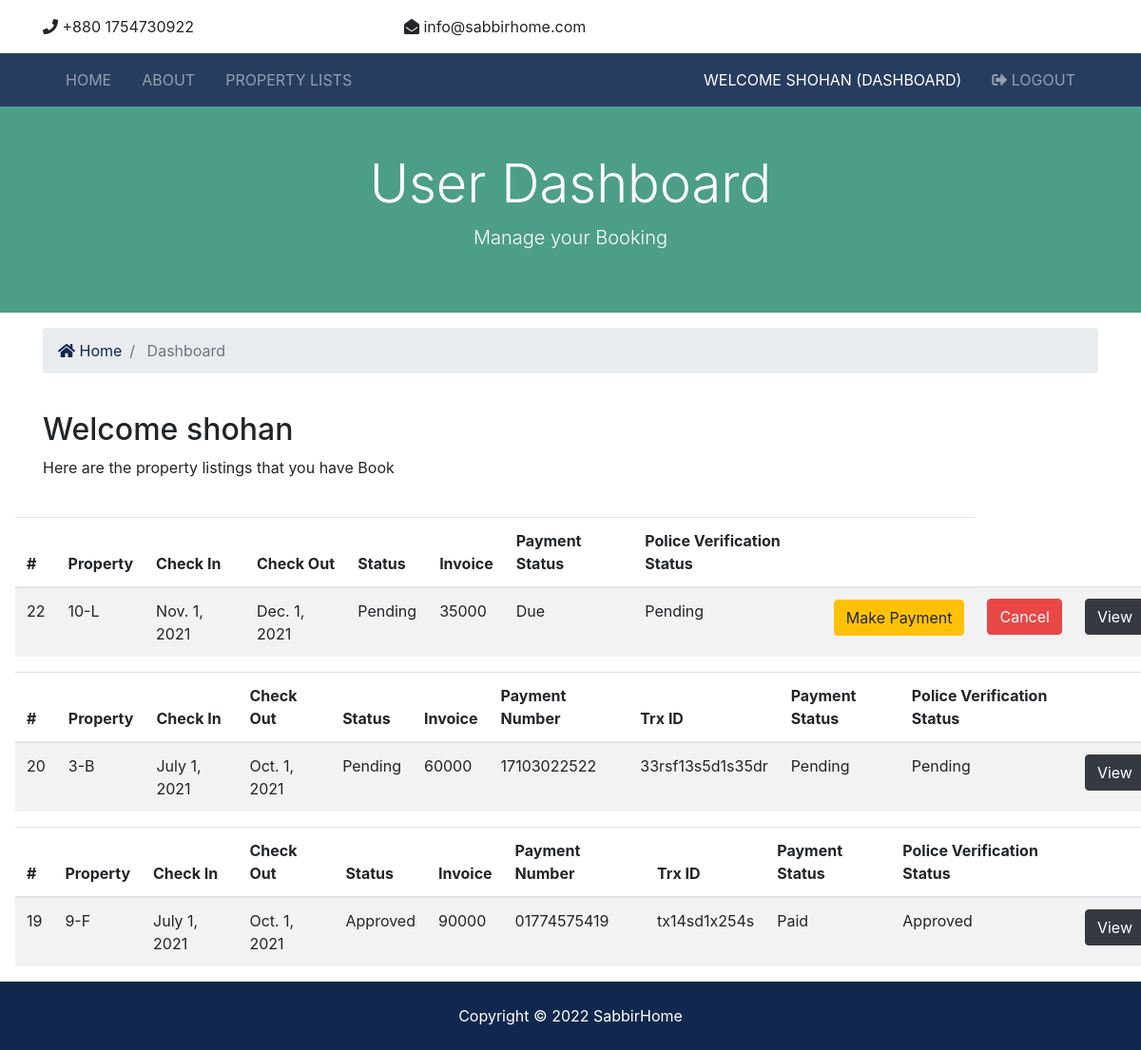
Page /dashboard/user/ (signed in) on the committed database.
### accounts/models.py (models this page shows, shortened)
class CustomUser(AbstractUser):
    date_of_birth = models.DateField(verbose_name=_("Date of birth"), blank=True, null=True)
    address1 = models.CharField(verbose_name=_("Address line 1"), max_length=1024, blank=True, null=True)
    zip_code = models.CharField(verbose_name=_("Postal Code"), max_length=12, blank=True, null=True)
    city = models.CharField(verbose_name=_("City"), max_length=1024, blank=True, null=True)
    country = CountryField(blank=True, null=True)
    phone_regex = RegexValidator(regex=r"^\+(?:[0-9]●?){6,14}[0-9]$", message=_("Enter a valid international mobile phone number starting with +(country code)"))
    mobile_phone = models.CharField(validators=[phone_regex], verbose_name=_("Mobile phone"), max_length=17, blank=True, null=True)
    photo = models.ImageField(verbose_name=_("Photo"), upload_to='photos/', default='photos/default-user-avatar.png')
    class Meta:
        ordering = ['last_name']

### reservations/models.py (models this page shows, shortened)
class Reservation(models.Model):
    Reservation_STATUS = (
    ("1", "Pending"),
    ("2", "Approved"),
    ("3", "Canceled"),
    )
    Payment_STATUS = (
    ("1", "Pending"),
    ("2", "Paid"),
    ("3", "Due"),
    ("4", "Canceled"),
    )
    Police_verification_STATUS = (
    ("1", "Pending"),
    ("2", "Approved"),
    ("3", "Canceled"),
    )
    id = models.AutoField(primary_key=True)
    status=models.CharField(choices=Reservation_STATUS, max_length=15, default="Pending")
    check_in = MonthField("Month Value", help_text="some help...")
    check_out = MonthField("Month Value", help_text="some help...")
    flat = models.ForeignKey(Flat, on_delete = models.CASCADE)
    guest = models.ForeignKey(CustomUser, on_delete= models.CASCADE)
    amount = models.IntegerField(null=True)
    payment_number=models.CharField(max_length=20, null=True)
    trxid=models.CharField(max_length=250, null=True)
    paymentStatus=models.CharField(choices=Payment_STATUS, max_length=15, default="Pending")
    nid = models.IntegerField(null=True)
    nationality = models.CharField(max_length=250, null=True)
    marital_status = models.CharField(max_length=250, null=True)
    father_name = models.CharField(max_length=250, null=True)
    mother_name = models.CharField(max_length=250, null=True)
    policeStatus=models.CharField(choices=Police_verification_STATUS, max_length=15, default="Pending")

### flats/models.py (models this page shows, shortened)
class Flat(models.Model):
    FLAT_STATUS = (
    ("1", "available"),
    ("2", "not available"),
    )
    FLAT_TYPE = (
    ("1", "Premium"),
    ("2", "Deluxe"),
    ("3","Basic"),
    )
    id = models.AutoField(primary_key=True)
    house= models.ForeignKey(House, on_delete = models.CASCADE)
    flat_type = models.CharField(max_length=50,choices = FLAT_TYPE)
    price = models.IntegerField()
    status = models.CharField(choices =FLAT_STATUS,max_length = 15)
    flatnumber = models.CharField(max_length=20)
    description = models.TextField(blank=True)
    bedrooms = models.IntegerField()
    bathrooms = models.DecimalField(max_digits=2, decimal_places=1)
    garage = models.IntegerField(default=0)
    sqft = models.IntegerField()
    rent_status = models.BooleanField(default=True)
    photo_main = models.ImageField(upload_to='photos/%Y/%m/%d/')
    photo_1 = models.ImageField(upload_to='photos/%Y/%m/%d/', blank=True)
    photo_2 = models.ImageField(upload_to='photos/%Y/%m/%d/', blank=True)
    photo_3 = models.ImageField(upload_to='photos/%Y/%m/%d/', blank=True)
    photo_4 = models.ImageField(upload_to='photos/%Y/%m/%d/', blank=True)
    photo_5 = models.ImageField(upload_to='photos/%Y/%m/%d/', blank=True)
    photo_6 = models.ImageField(upload_to='photos/%Y/%m/%d/', blank=True)

### dashboard/views.py (the view)
# urls.py: path('user/', views.userdash, name='userdash'),
@login_required()
@user_passes_test(lambda u: u.groups.filter(name='user').exists())
def userdash(request):
    user = request.user.id
    reservation = Reservation.objects.order_by('-id').filter(guest_id = user)
    context = {
        'reservation':reservation,
    }
    return render(request, 'dashboard/userdash.html', context)

### flats/templatetags/app_tags.py (called while the page is built)
@register.filter(name='has_group')
def has_group(user, group_name):
    group = Group.objects.get(name=group_name)
    return True if group in user.groups.all() else False

### templates/dashboard/userdash.html (shortened to what this page needs)
{% extends 'base.html' %}
{% block content %}
<section id="showcase-inner" class="py-5 text-white">
    <div class="container">
      <div class="row text-center">
        <div class="col-md-12">
          <h1 class="display-4">User Dashboard</h1>
          <p class="lead">Manage your Booking</p>
        </div>
      </div>
    </div>
  </section>
  <section id="bc" class="mt-3">
    <div class="container">
      <nav aria-label="breadcrumb">
        <ol class="breadcrumb">
          <li class="breadcrumb-item">
            <a href="{% url 'index' %}">
              <i class="fas fa-home"></i> Home</a>
          </li>
          <li class="breadcrumb-item active"> Dashboard</li>
        </ol>
      </nav>
    </div>
  </section>
  <section id="dashboard" class="py-4">
    <div class="container">
      <div class="row">
        <div class="col-md-12">
          <h2>Welcome {{ user.first_name }}</h2>
          {% if reservation %}
            <p>Here are the property listings that you have Book</p>
          {% else %}
            <p>You have not Booked any flat yet</p>
          {% endif %}
        </div>
      </div>
    </div>
  </section>
  {% if reservation %}
  {% for contact in reservation %}
      {% if contact.payment_number %}
      {% else %}
  <table class="table table-striped ml-3 mb-3">
    <thead>
      <tr>
        <th scope="col">#</th>
        <th scope="col">Property</th>
        <th scope="col">Check In</th>
        <th scope="col">Check Out</th>
        <th scope="col">Status</th>
        <th scope="col">Invoice</th>
        <th scope="col">Payment Status</th>
        <th scope="col">Police Verification Status</th>
        <th></th>
      </tr>
    </thead>
    <tbody>
        <tr>
          <td>{{ contact.id }}</td>
          <td>{{ contact.flat.flatnumber}}</td>
          <td>{{ contact.check_in}}</td>
          <td>{{ contact.check_out}}</td>
          <td>{{ contact.get_status_display}}</td>
          <td>{{ contact.amount}}</td>
          <td>{{ contact.get_paymentStatus_display}}</td>
          <td>{{ contact.get_policeStatus_display}}</td>
          <form action="{% url 'payment' %}" method="POST">
            <td>
              <button type="submit" class="btn btn-warning">Make Payment</button>
            </td>
          </form>
          <form action="{% url 'cancelorder' %}" method="POST">
            <td>
              <button type="submit" class="btn btn-danger">Cancel</button>
            </td>
          </form>
          <td>
            <a class="btn btn-dark" href="{% url 'flat' contact.flat_id %}">View</a>
          </td>
        </tr>
    </tbody>
  </table>
  {% endif %}
  {% endfor %}
  {% for contact in reservation %}
      {% if contact.payment_number %}
  <table class="table table-striped ml-3 mb-3">
    <thead>
      <tr>
        <th scope="col">#</th>
        <th scope="col">Property</th>
        <th scope="col">Check In</th>
        <th scope="col">Check Out</th>
        <th scope="col">Status</th>
        <th scope="col">Invoice</th>
        <th scope="col">Payment Number</th>
        <th scope="col">Trx ID</th>
        <th scope="col">Payment Status</th>
        <th scope="col">Police Verification Status</th>
        <th></th>
      </tr>
    </thead>
    <tbody>
        <tr>
          <td>{{ contact.id }}</td>
          <td>{{ contact.flat.flatnumber}}</td>
          <td>{{ contact.check_in}}</td>
          <td>{{ contact.check_out}}</td>
          <td>{{ contact.get_status_display}}</td>
          <td>{{ contact.amount}}</td>
          <td>{{ contact.payment_number}}</td>
          <td>{{ contact.trxid}}</td>
          <td>{{ contact.get_paymentStatus_display}}</td>
          <td>{{ contact.get_policeStatus_display}}</td>
          <td>
            <a class="btn btn-dark" href="{% url 'flat' contact.flat_id %}">View</a>
          </td>
        </tr>
    </tbody>
  </table>
  {% endif %}
  {% endfor %}
  {% endif %}
  {% endblock %}

### templates/partials/_navbar.html (shortened to what this page needs)
{% load static %}
{% load app_tags %}
<nav class="navbar navbar-expand-lg navbar-dark bg-primary sticky-top">
    <div class="container">
      <div class="collapse navbar-collapse" id="navbarNavAltMarkup">
        <ul class="navbar-nav">
          <li
            {% if '/' == request.path %}
              class="nav-item active mr-3"
            {% else %}
              class="nav-item mr-3"
            {% endif %}
          >
            <a class="nav-link" href="{% url 'index' %}">Home</a>
          </li>
          <li
            {% if 'about' in request.path %}
              class="nav-item active mr-3"
            {% else %}
              class="nav-item mr-3"
            {% endif %}
          >
            <a class="nav-link" href="{% url 'about' %}">About</a>
          </li>
          <li
            {% if 'listings' in request.path %}
              class="nav-item active mr-3"
            {% else %}
              class="nav-item mr-3"
            {% endif %}
          >
            <a class="nav-link" href="{% url 'flats' %}">Property Lists</a>
          </li>
        </ul>
        <ul class="navbar-nav ml-auto">
          {% if user.is_authenticated %}
            <li
            {% if 'dashboard' in request.path %}
              class="nav-item active mr-3"
            {% else %}
              class="nav-item mr-3"
            {% endif %}
            >
            {% if request.user|has_group:"user" %}
              <a class="nav-link" href="{% url 'userdash' %}">
               Welcome {{ user.username }} (Dashboard)</a>
            </li>
            {% elif request.user|has_group:"Home_owner" %}
            <a class="nav-link" href="{% url 'hodash' %}">
              Welcome {{ user.username }} (Dashboard)</a>
           </li>
           {% endif %}
            <li class="nav-item mr-3">
              <a href="javascript:{document.getElementById('logout').submit()}" class="nav-link">
                <i class="fas fa-sign-out-alt"></i> Logout
              </a>
            </li>
          {% endif %}
        </ul>
      </div>
    </div>
  </nav>

### static/css/all.css (style rules this page uses)
.fa, .fas, .far, .fal, .fab { -moz-osx-font-smoothing: grayscale; -webkit-font-smoothing: antialiased; display: inline-block; font-style: normal; font-variant: normal; text-rendering: auto; line-height: 1; }
.fa-home:before { content: "\f015"; }
.fa-sign-out-alt:before { content: "\f2f5"; }
.fa, .fas { font-family: 'Font Awesome 5 Free'; font-weight: 900; }

### static/css/style.css (style rules this page uses)
.navbar { opacity: 0.9; text-transform: uppercase; }
#showcase-inner { background: url(../img/building.jpg) no-repeat top center fixed/cover; position: relative; overflow: hidden; min-height: 200px; }
#showcase-inner::before { content: ''; position: absolute; top: 0; left: 0; min-height: 100%; width: 100%; background: rgba(32, 134, 107, 0.8); }

### rows in the picture
CustomUser: username "SHOHAN", first_name "shohan"
Reservation: id "22", flat.flatnumber "10-L", check_in "Nov. 1, 2021", check_out "Dec. 1, 2021", status "Pending", amount "35000", paymentStatus "Due", policeStatus "Pending"
Reservation: id "20", flat.flatnumber "3-B", check_in "July 1, 2021", check_out "Oct. 1, 2021", status "Pending", amount "60000", payment_number "17103022522", trxid "33rsf13s5d1s35dr", paymentStatus "Pending", policeStatus "Pending"
Reservation: id "19", flat.flatnumber "9-F", check_in "July 1, 2021", check_out "Oct. 1, 2021", status "Approved", amount "90000", payment_number "01774575419", trxid "tx14sd1x254s", paymentStatus "Paid", policeStatus "Approved"
